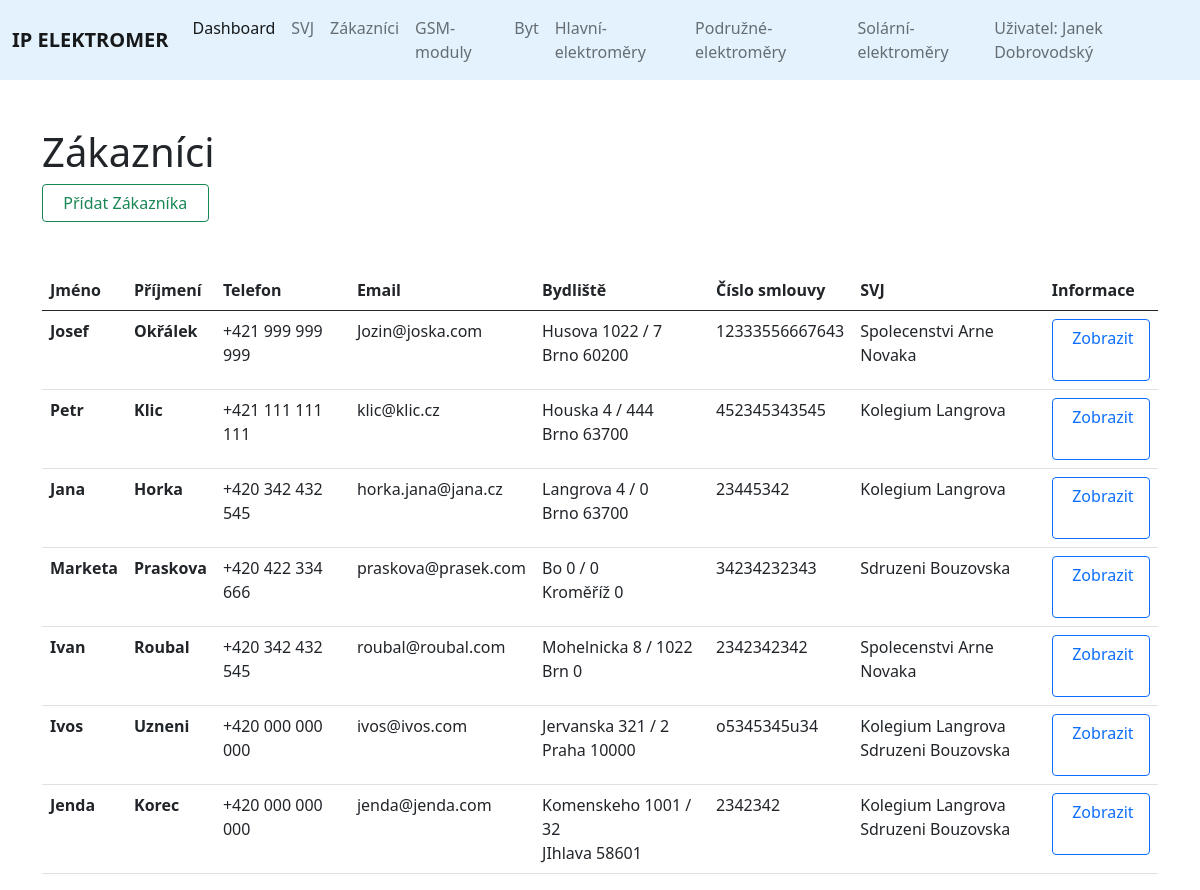
Page /customers on the committed database.
### elektromer_app/models.py (models this page shows, shortened)
class Customer(models.Model):
	name = models.CharField(max_length=255, null=False)
	surname = models.CharField(max_length=255, null=False)
	phone = models.CharField(max_length=255, null=False)
	email = models.EmailField(max_length=244, null=False)
	address_street = models.CharField(max_length=255)
	address_orientation_number = models.IntegerField(default=0)
	address_number_subscription= models.IntegerField(default=0)
	address_city = models.CharField(max_length=255)
	address_postal_code = models.IntegerField(default=0)
	contract_number = models.CharField(max_length=255)
	svj = models.ManyToManyField(Svj)
	date_created = models.DateTimeField(auto_now_add=True, null=True)
	history = HistoricalRecords()

class Svj(models.Model):
	identification_number = models.CharField(max_length=255, null=False)
	from_date = models.DateField(null=False)
	to_date = models.DateField(blank=True, null=True)
	date_created = models.DateTimeField(auto_now_add=True, null=True)
	name = models.CharField(max_length=255)
	address_street = models.CharField(max_length=255)
	address_orientation_number = models.IntegerField(default=0)
	address_number_subscription= models.IntegerField(default=0)
	address_city = models.CharField(max_length=255)
	address_postal_code = models.IntegerField(default=0)
	account_number = models.CharField(max_length=255)
	energy_supply = models.CharField(max_length=255)
	number_of_flats = models.IntegerField(default=0, null=False)
	history = HistoricalRecords()
	def __str__(self):
		return self.name

### elektromer_app/views.py (the view)
# urls.py: path('customers', views.customers, name="customers"),
def customers(request):
	all_customers = Customer.objects.all()
	form = CustomerForm()
	return render (request, 'elektromer_app/customers.html', {'all_customers': all_customers,
	 'form': form, })

### templates/elektromer_app/customers.html (shortened to what this page needs)
{% extends 'elektromer_app/base.html' %}
	{% load static %}
	{% block content %}
<container>
	<div class="container" style=" min-width: 90vw;">
<br><br>
	<h1>Zákazníci</h1>
<a type="button" class="btn btn-outline-success" data-bs-toggle="modal" data-bs-target="#zakaznikModal" title="Timto tlačítkem můžete přidat zákazníka." href=''>&nbsp; Přídat Zákazníka &nbsp;</a></td>
     {% load crispy_forms_tags %}
<br><br><br>
	<center>
		<div class="tabulka" >
			<table class="table">
			  <thead>
			    <tr>
			      <th scope="col">Jméno</th>
			      <th scope="col">Příjmení</th>
			      <th scope="col">Telefon</th>
			      <th scope="col">Email</th>
			      <th scope="col">Bydliště</th>
			      <th scope="col">Číslo smlouvy</th>
			      <th scope="col">SVJ</th>
			      <th scope="col">Informace</th>
			    </tr>
			  </thead>
			  <tbody>
			  	{% for customer in all_customers %}
			    	<tr>
				      <th scope="row">{{customer.name}}</th>
				      <td><b>{{customer.surname}}</b></td>
				      <td>{{customer.phone}}</td>
				      <td>{{customer.email}}</td>
				      <td class="adresa" style="">{{customer.address_street}} {{customer.address_orientation_number}} / {{customer.address_number_subscription}}<br>{{customer.address_city}} {{customer.address_postal_code}}</td>
				      <td>{{customer.contract_number}}</td>
				      <td>{% for svj in customer.svj.all %}
				      {{svj}}<br>
				      		{% endfor %}
				      </td>
				      <td><a type="button" class="btn btn-outline-primary" data-bs-toggle="tooltip" title="Timto tlačítkem můžete přejít k zobrazení tohoto zákazníka." href='{% url "customer" customer.id %}'>&nbsp;Zobrazit &nbsp;</a></td>
			    	</tr>
			    {% endfor %}
			  </tbody>
			</table>
    	</div>
	</center>
</div>
	{% endblock %}

### rows in the picture
Customer: name "Josef", surname "Okřálek", phone "+421 999 999 999", email "Jozin@joska.com", address_street "Husova", address_orientation_number "1022", address_number_subscription "7", address_city "Brno", address_postal_code "60200", contract_number "12333556667643"
Svj: name "Spolecenstvi Arne Novaka"
Customer: name "Petr", surname "Klic", phone "+421 111 111 111", email "klic@klic.cz", address_street "Houska", address_orientation_number "4", address_number_subscription "444", address_city "Brno", address_postal_code "63700", contract_number "452345343545"
Svj: name "Kolegium Langrova"
Customer: name "Jana", surname "Horka", phone "+420 342 432 545", email "horka.jana@jana.cz", address_street "Langrova", address_orientation_number "4", address_number_subscription "0", address_city "Brno", address_postal_code "63700", contract_number "23445342"
Customer: name "Marketa", surname "Praskova", phone "+420 422 334 666", email "praskova@prasek.com", address_street "Bo", address_orientation_number "0", address_number_subscription "0", address_city "Kroměříž", address_postal_code "0", contract_number "34234232343"
Svj: name "Sdruzeni Bouzovska"
Customer: name "Ivan", surname "Roubal", phone "+420 342 432 545", email "roubal@roubal.com", address_street "Mohelnicka", address_orientation_number "8", address_number_subscription "1022", address_city "Brn", address_postal_code "0", contract_number "2342342342"
Customer: name "Ivos", surname "Uzneni", phone "+420 000 000 000", email "ivos@ivos.com", address_street "Jervanska", address_orientation_number "321", address_number_subscription "2", address_city "Praha", address_postal_code "10000", contract_number "o5345345u34"
Customer: name "Jenda", surname "Korec", phone "+420 000 000 000", email "jenda@jenda.com", address_street "Komenskeho", address_orientation_number "1001", address_number_subscription "32", address_city "JIhlava", address_postal_code "58601", contract_number "2342342"
